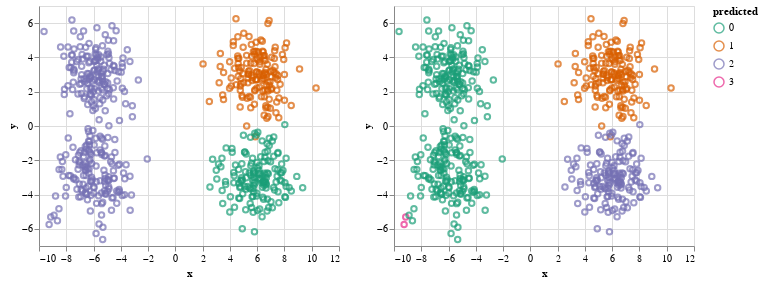

Write notebook code for a chart like this one.
### Markdown cell above
Interestingly, the performance also doesn't get better if we use more triplets.

### Code cell
tangles.contracted_tangles_tree_.plot_tree()
p.assignments(data.xs, ys_tangles).properties(width=300, height=240) | p.assignments(data.xs, ys_kmeans).properties(width=300, height=240)

### Figure 1 — Vega-Lite specification as saved in the notebook (floating-point values rounded to 4 significant figures; data arrays with more than 128 entries replaced by an {"elided": "..."} marker saying what was removed)
{"config": {"view": {"continuousWidth": 400, "continuousHeight": 300}}, "hconcat": [{"data": {"name": "data-323b4816f9978db529c6ef9522c7e0f3"}, "mark": "point", "encoding": {"color": {"type": "nominal", "field": "predicted", "scale": {"scheme": "dark2"}}, "x": {"type": "quantitative", "field": "x"}, "y": {"type": "quantitative", "field": "y"}}, "height": 240, "width": 300}, {"data": {"name": "data-e94df65f0f63ca616cf4495571b0d8b6"}, "mark": "point", "encoding": {"color": {"type": "nominal", "field": "predicted", "scale": {"scheme": "dark2"}}, "x": {"type": "quantitative", "field": "x"}, "y": {"type": "quantitative", "field": "y"}}, "height": 240, "width": 300}], "$schema": "https://vega.github.io/schema/vega-lite/v4.8.1.json", "datasets": {"data-323b4816f9978db529c6ef9522c7e0f3": {"elided": "600 records"}, "data-e94df65f0f63ca616cf4495571b0d8b6": {"elided": "600 records"}}}
